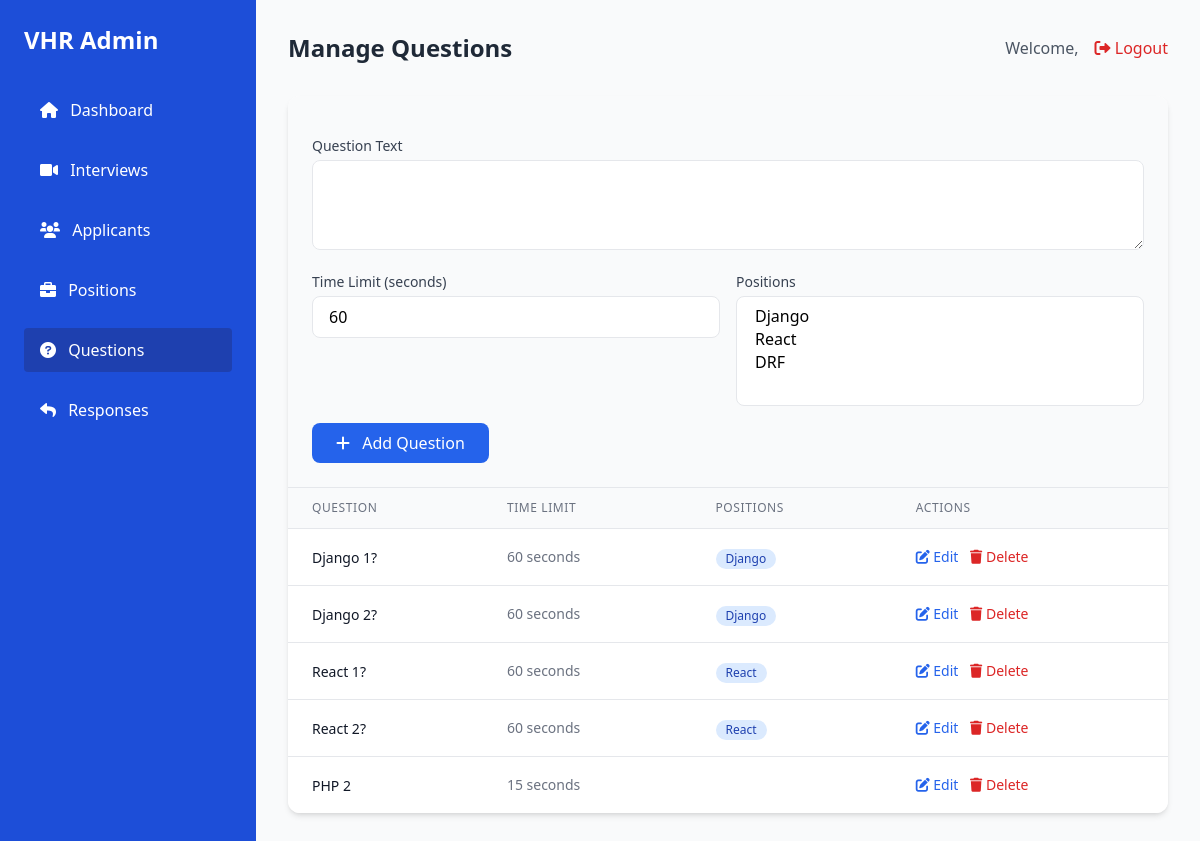
The page /questions/ on the database as committed earlier.
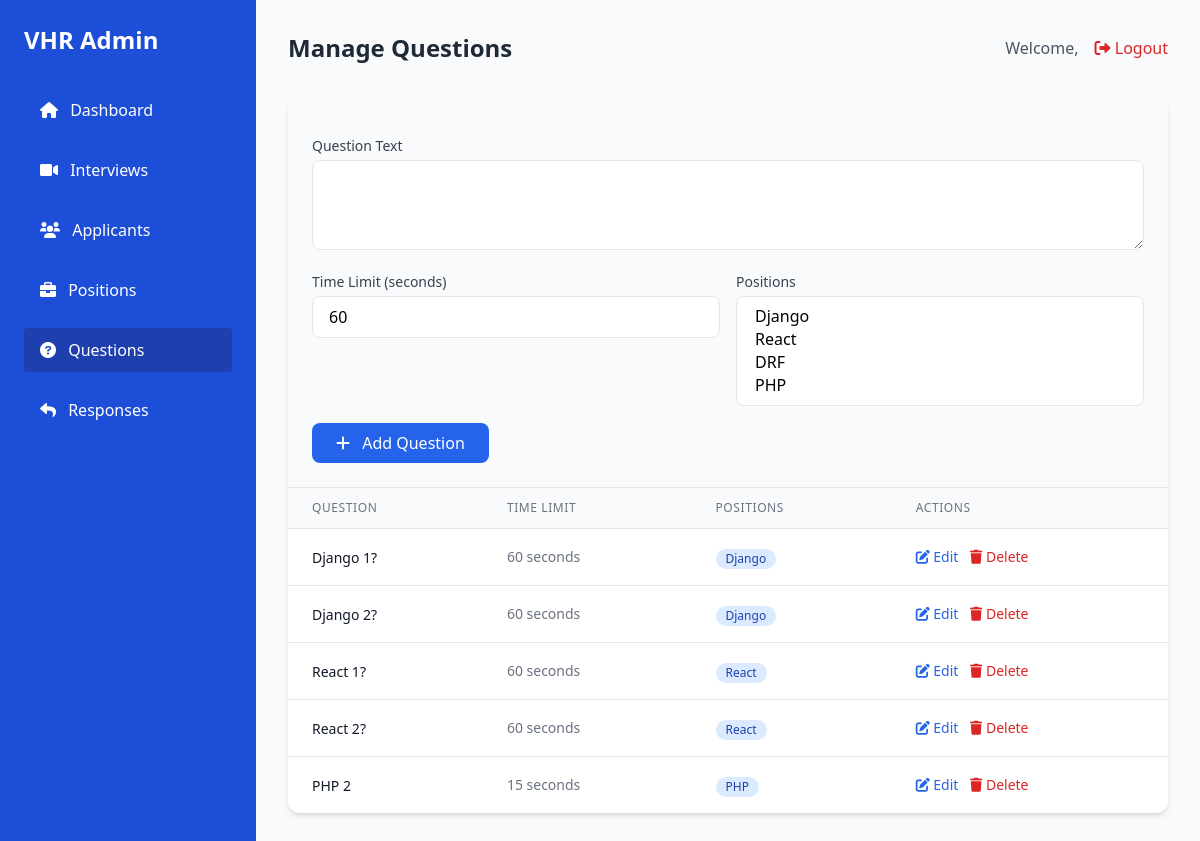
The same page on the database as committed later.
### interviews/models.py (models this page shows, shortened)
class Question(models.Model):
    text = models.TextField()
    positions = models.ManyToManyField(Position, related_name="questions")
    time_limit = models.IntegerField(default=60)  # Time limit in seconds

class Position(models.Model):
    name = models.CharField(max_length=255, unique=True)

### interviews/views.py (the view)
# urls.py: path('questions/', manage_questions, name='manage_questions'),
def manage_questions(request):
    questions = Question.objects.all().prefetch_related('positions')
    positions = Position.objects.all()
    return render(request, 'admin/manage_questions.html', {
        'questions': questions,
        'positions': positions
    })

### interviews/templates/admin/manage_questions.html (shortened to what the changed rows need)
{% extends "admin/base_admin.html" %}
{% block page_title %}Manage Questions{% endblock %}
{% block admin_content %}
<div class="bg-white rounded-xl shadow-md overflow-hidden">
    <div class="p-6 bg-gray-50 border-b">
        <form method="POST" action="{% url 'add_question' %}" class="space-y-4">
            <div class="grid grid-cols-2 gap-4">
                <div>
                    <label class="block text-sm font-medium text-gray-700 mb-1">Positions</label>
                    <select name="positions" multiple required
                            class="w-full px-4 py-2 border rounded-lg focus:ring-2 focus:ring-blue-500 focus:border-blue-500">
                        {% for position in positions %}
                            <option value="{{ position.id }}">{{ position.name }}</option>
                        {% endfor %}
                    </select>
                </div>
            </div>
        </form>
    </div>
    <div class="overflow-x-auto">
        <table class="min-w-full divide-y divide-gray-200">
            <thead class="bg-gray-50">
                <tr>
                    <th class="px-6 py-3 text-left text-xs font-medium text-gray-500 uppercase tracking-wider">Question</th>
                    <th class="px-6 py-3 text-left text-xs font-medium text-gray-500 uppercase tracking-wider">Time Limit</th>
                    <th class="px-6 py-3 text-left text-xs font-medium text-gray-500 uppercase tracking-wider">Positions</th>
                    <th class="px-6 py-3 text-left text-xs font-medium text-gray-500 uppercase tracking-wider">Actions</th>
                </tr>
            </thead>
            <tbody class="bg-white divide-y divide-gray-200">
                {% for question in questions %}
                <tr class="hover:bg-gray-50 transition">
                    <td class="px-6 py-4">
                        <span class="text-sm text-gray-900">{{ question.text }}</span>
                    </td>
                    <td class="px-6 py-4 whitespace-nowrap text-sm text-gray-500">
                        {{ question.time_limit }} seconds
                    </td>
                    <td class="px-6 py-4 whitespace-nowrap">
                        {% for position in question.positions.all %}
                            <span class="inline-flex items-center px-2.5 py-0.5 rounded-full text-xs font-medium bg-blue-100 text-blue-800 mr-1">
                                {{ position.name }}
                            </span>
                        {% endfor %}
                    </td>
                    <td class="px-6 py-4 whitespace-nowrap text-sm font-medium space-x-2">
                        <button onclick="editQuestion({{ question.id }})"
                                class="text-blue-600 hover:text-blue-900">
                            <i class="fas fa-edit"></i> Edit
                        </button>
                        <button onclick="deleteQuestion({{ question.id }})"
                                class="text-red-600 hover:text-red-900">
                            <i class="fas fa-trash"></i> Delete
                        </button>
                    </td>
                </tr>
                {% empty %}
                <tr>
                    <td colspan="4" class="px-6 py-4 text-center text-gray-500">
                        No questions available. Add your first question above.
                    </td>
                </tr>
                {% endfor %}
            </tbody>
        </table>
    </div>
</div>
{% endblock %}

Rows that differ between the two databases and show on the page:
added Position: {{ position.id }} 5 (drawn), name "PHP", shown under Question "PHP 2"
Other text that changed with them:
form field positions: "Django / React / DRF" → "Django / React / DRF / PHP"
